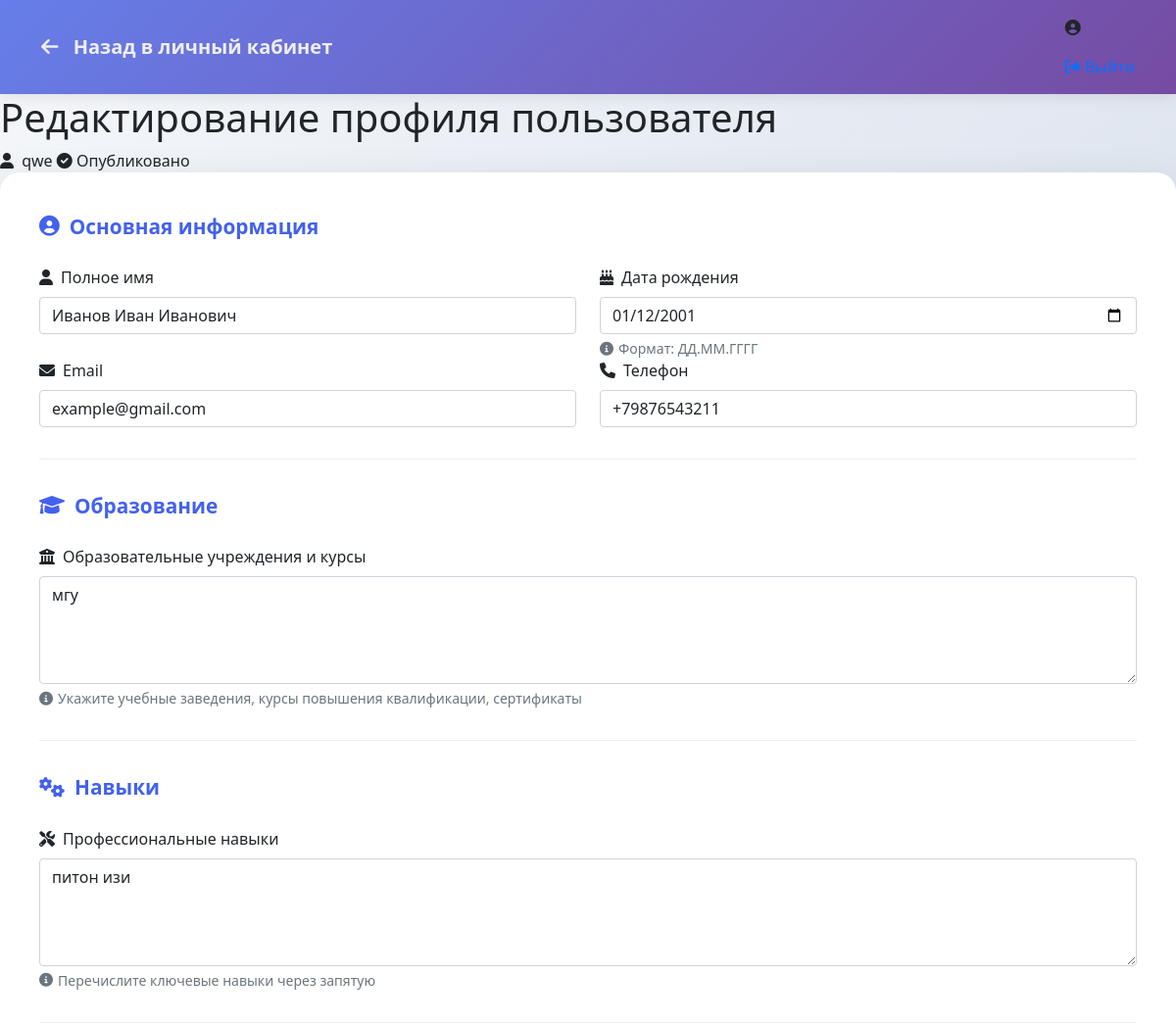
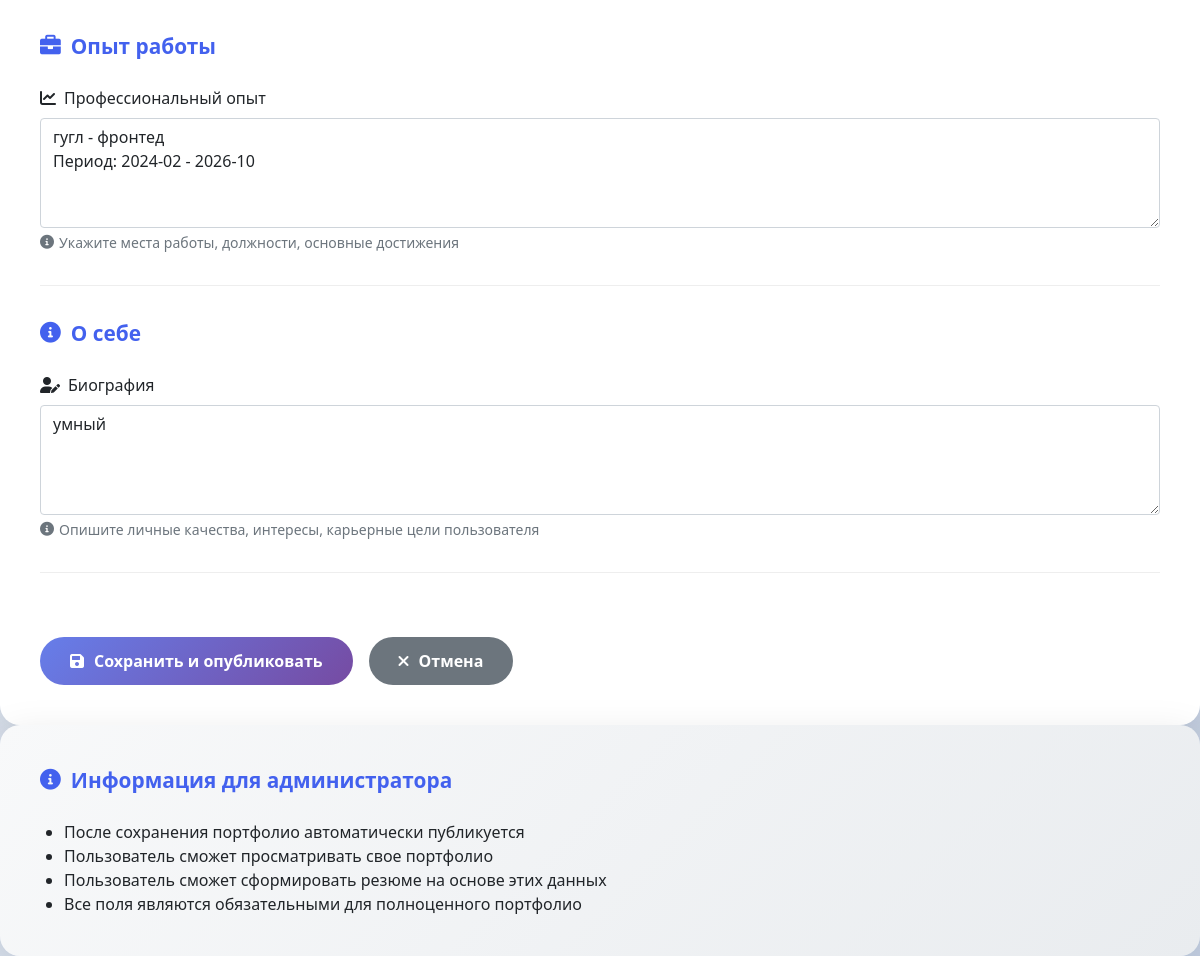
Page /admin/edit_user/10 (signed in) on the committed database (2 pictures, top to bottom).
### tables this page shows
CREATE TABLE users (
    id INTEGER PRIMARY KEY,
    username TEXT NOT NULL,
    password TEXT NOT NULL
    );

CREATE TABLE user_profiles (
        id INTEGER PRIMARY KEY AUTOINCREMENT,
        user_id INTEGER,
        full_name TEXT,
        birth_date TEXT,
        email TEXT,
        phone TEXT,
        bio TEXT,
        skills TEXT,
        job_position TEXT,
        salary_expectations TEXT,
        education TEXT,
        courses TEXT,
        certificates TEXT,
        github TEXT,
        linkedin TEXT,
        vk TEXT,
        telegram TEXT,
        portfolio_link TEXT,
        photo TEXT,
        experience TEXT,
        languages TEXT,
        is_completed BOOLEAN DEFAULT FALSE,
        FOREIGN KEY (user_id) REFERENCES users (id)
    );

### main.py (the view, shortened to what this page needs)
@app.route('/admin/edit_user/<int:user_id>', methods=['GET', 'POST'])
def edit_user(user_id):
    if 'username' not in session or session['username'] != 'admin':
        return redirect('/login')
    connection = get_db_connection()
    try:
        user = connection.execute('SELECT * FROM users WHERE id = ?', (user_id,)).fetchone()
        profile = connection.execute('SELECT * FROM user_profiles WHERE user_id = ?', (user_id,)).fetchone()
    except Exception as e:
        print(f"Ошибка получения данных: {e}")
        user = None
        profile = None
    finally:
        connection.close()
    if not user:
        flash('Пользователь не найден', 'error')
        return redirect('/admin')
    return render_template('edit_user.html', user=user, profile=profile)

### main.py (called while the page is built)
def get_db_connection():
    database_url = os.environ.get('DATABASE_URL')
    if database_url and database_url.startswith('postgresql://'):
        pass
    conn = sqlite3.connect('users.db')
    conn.row_factory = sqlite3.Row
    return conn

### templates/edit_user.html (shortened to what this page needs)
<!DOCTYPE html>
<html lang="ru">
<head>
    <link href="{{ url_for('static', filename='css/style.css') }}" rel="stylesheet">
    <link href="https://cdn.jsdelivr.net/npm/bootstrap@5.1.3/dist/css/bootstrap.min.css" rel="stylesheet">
    <link rel="stylesheet" href="https://cdnjs.cloudflare.com/ajax/libs/font-awesome/6.0.0/css/all.min.css">
</head>
<body class="form-fullpage">
    <nav class="navbar">
        <div class="container">
            <a class="navbar-brand" href="/user">
                <i class="fas fa-arrow-left"></i>
                <span>Назад в личный кабинет</span>
            </a>
            <div class="navbar-nav">
                <span class="navbar-text me-3">
                    <i class="fas fa-user-circle me-1"></i> {{ username }}
                </span>
                <a class="nav-link" href="/logout">
                    <i class="fas fa-sign-out-alt"></i> Выйти
                </a>
            </div>
        </div>
    </nav>
    <div class="main-container">
        <div class="page-header fade-in">
            <h1>Редактирование профиля пользователя</h1>
            <div class="user-info">
                <i class="fas fa-user me-1"></i>
                {{ user.username }}
                {% if profile and profile.is_completed %}
                <span class="user-status status-completed">
                    <i class="fas fa-check-circle"></i> Опубликовано
                </span>
                {% elif profile and profile.full_name %}
                <span class="user-status status-pending">
                    <i class="fas fa-clock"></i> На проверке
                </span>
                {% else %}
                <span class="user-status status-empty">
                    <i class="fas fa-times-circle"></i> Не заполнено
                </span>
                {% endif %}
            </div>
        </div>
        <div class="form-card fade-in">
            <form method="POST" action="/admin/edit_user/{{ user.id }}">
                <div class="form-section">
                    <div class="section-header">
                        <i class="fas fa-user-circle"></i>
                        Основная информация
                    </div>
                    <div class="row">
                        <div class="col-md-6">
                            <div class="form-group">
                                <label class="form-label">
                                    <i class="fas fa-user"></i>
                                    Полное имя
                                </label>
                                <input type="text"
                                       class="form-control"
                                       id="full_name"
                                       name="full_name"
                                       value="{{ profile.full_name if profile else '' }}"
                                       placeholder="Введите полное имя пользователя">
                            </div>
                        </div>
                        <div class="col-md-6">
                            <div class="form-group">
                                <label class="form-label">
                                    <i class="fas fa-birthday-cake"></i>
                                    Дата рождения
                                </label>
                                <input type="date"
                                       class="form-control"
                                       id="birth_date"
                                       name="birth_date"
                                       value="{{ profile.birth_date if profile else '' }}">
                                <div class="form-text">
                                    <i class="fas fa-info-circle"></i>
                                    Формат: ДД.ММ.ГГГГ
                                </div>
                            </div>
                        </div>
                    </div>
                    <div class="row">
                        <div class="col-md-6">
                            <div class="form-group">
                                <label class="form-label">
                                    <i class="fas fa-envelope"></i>
                                    Email
                                </label>
                                <input type="email"
                                       class="form-control"
                                       id="email"
                                       name="email"
                                       value="{{ profile.email if profile else '' }}"
                                       placeholder="example@email.com">
                            </div>
                        </div>
                        <div class="col-md-6">
                            <div class="form-group">
                                <label class="form-label">
                                    <i class="fas fa-phone"></i>
                                    Телефон
                                </label>
                                <input type="tel"
                                       class="form-control"
                                       id="phone"
                                       name="phone"
                                       value="{{ profile.phone if profile else '' }}"
                                       placeholder="+7 (XXX) XXX-XX-XX">
                            </div>
                        </div>
                    </div>
                </div>
                <div class="form-section">
                    <div class="section-header">
                        <i class="fas fa-graduation-cap"></i>
                        Образование
                    </div>
                    <div class="form-group">
                        <label class="form-label">
                            <i class="fas fa-university"></i>
                            Образовательные учреждения и курсы
                        </label>
                        <textarea class="form-control"
                                  id="education"
                                  name="education"
                                  rows="4"
                                  placeholder="Опишите образование, курсы, сертификаты...">{{ profile.education if profile else '' }}</textarea>
                        <div class="form-text">
                            <i class="fas fa-info-circle"></i>
                            Укажите учебные заведения, курсы повышения квалификации, сертификаты
                        </div>
                    </div>
                </div>
                <div class="form-section">
                    <div class="section-header">
                        <i class="fas fa-cogs"></i>
                        Навыки
                    </div>
                    <div class="form-group">
                        <label class="form-label">
                            <i class="fas fa-tools"></i>
                            Профессиональные навыки
                        </label>
                        <textarea class="form-control"
                                  id="skills"
                                  name="skills"
                                  rows="4"
                                  placeholder="Опишите профессиональные навыки, умения, технологии...">{{ profile.skills if profile else '' }}</textarea>
                        <div class="form-text">
                            <i class="fas fa-info-circle"></i>
                            Перечислите ключевые навыки через запятую
                        </div>
                    </div>
                </div>
                <div class="form-section">
                    <div class="section-header">
                        <i class="fas fa-briefcase"></i>
                        Опыт работы
                    </div>
                    <div class="form-group">
                        <label class="form-label">
                            <i class="fas fa-chart-line"></i>
                            Профессиональный опыт
                        </label>
                        <textarea class="form-control"
                                  id="experience"
                                  name="experience"
                                  rows="4"
                                  placeholder="Опишите профессиональный опыт, должности, проекты...">{{ profile.experience if profile else '' }}</textarea>
                        <div class="form-text">
                            <i class="fas fa-info-circle"></i>
                            Укажите места работы, должности, основные достижения
                        </div>
                    </div>
                </div>
                <div class="form-section">
                    <div class="section-header">
                        <i class="fas fa-info-circle"></i>
                        О себе
                    </div>
                    <div class="form-group">
                        <label class="form-label">
                            <i class="fas fa-user-edit"></i>
                            Биография
                        </label>
                        <textarea class="form-control"
                                  id="bio"
                                  name="bio"
                                  rows="4"
                                  placeholder="Расскажите о пользователе, его интересах, целях, личных качествах...">{{ profile.bio if profile else '' }}</textarea>
                        <div class="form-text">
                            <i class="fas fa-info-circle"></i>
                            Опишите личные качества, интересы, карьерные цели пользователя
                        </div>
                    </div>
                </div>
                <div class="btn-group">
                    <button type="submit" class="btn-submit">
                        <i class="fas fa-save"></i>
                        Сохранить и опубликовать
                    </button>
                    <a href="/admin" class="btn-cancel">
                        <i class="fas fa-times"></i>
                        Отмена
                    </a>
                </div>
            </form>
        </div>
        <div class="form-card fade-in" style="background: linear-gradient(135deg, #f8f9fa 0%, #e9ecef 100%);">
            <div class="section-header">
                <i class="fas fa-info-circle"></i>
                Информация для администратора
            </div>
            <div class="form-text" style="font-size: 1rem; color: var(--dark);">
                <ul style="margin: 0; padding-left: 1.5rem;">
                    <li>После сохранения портфолио автоматически публикуется</li>
                    <li>Пользователь сможет просматривать свое портфолио</li>
                    <li>Пользователь сможет сформировать резюме на основе этих данных</li>
                    <li>Все поля являются обязательными для полноценного портфолио</li>
                </ul>
            </div>
        </div>
    </div>
</body>
</html>

### static/css/style.css (style rules this page uses)
:root { --primary: #4361ee; --secondary: #3a0ca3; --success: #4cc9f0; --warning: #f72585; --danger: #ff0054; --light: #f8f9fa; --dark: #212529; --gradient-primary: linear-gradient(135deg, #667eea 0%, #764ba2 100%); --gradient-success: linear-gradient(135deg, #28a745 0%, #20c997 100%); --gradient-warning: linear-gradient(135deg, #ffc107 0%, #fd7e14 100%); }
* { margin: 0; padding: 0; box-sizing: border-box; }
body { font-family: 'Segoe UI', Tahoma, Geneva, Verdana, sans-serif; line-height: 1.6; color: var(--dark); }
.navbar { background: var(--gradient-primary); box-shadow: 0 2px 15px rgba(0, 0, 0, 0.1); }
.navbar-brand { font-weight: 600; font-size: 1.2rem; color: #eee }
.navbar-brand i { margin-right: 10px; }
.form-fullpage { background: linear-gradient(135deg, #f5f7fa 0%, #c3cfe2 100%); min-height: 100vh; }
.form-card { background: white; border-radius: 20px; padding: 2.5rem; box-shadow: 0 10px 40px rgba(0, 0, 0, 0.1); animation: slideUp 0.6s ease-out; }
.form-section { margin-bottom: 2rem; padding-bottom: 2rem; border-bottom: 1px solid #eee; }
.section-header { font-size: 1.3rem; font-weight: 600; margin-bottom: 1.5rem; color: var(--primary); display: flex; align-items: center; gap: 10px; }
.form-label { font-weight: 500; margin-bottom: 0.5rem; display: flex; align-items: center; gap: 8px; }
.form-control { border: 2px solid #e9ecef; border-radius: 10px; padding: 12px 15px; transition: all 0.3s ease; }
.form-text { font-size: 0.875rem; color: #6c757d; margin-top: 0.5rem; display: flex; align-items: center; gap: 5px; }
.btn-group { display: flex; gap: 1rem; margin-top: 2rem; justify-content: center; flex-wrap: wrap; }
.btn-submit { background: var(--gradient-primary); color: white; border: none; padding: 12px 30px; border-radius: 50px; font-weight: 600; cursor: pointer; transition: all 0.3s ease; display: flex; align-items: center; gap: 10px; }
.btn-cancel { background: #6c757d; color: white; border: none; padding: 12px 30px; border-radius: 50px; font-weight: 600; text-decoration: none; transition: all 0.3s ease; display: flex; align-items: center; gap: 10px; }
.fade-in { opacity: 0; transform: translateY(20px); animation: slideUp 0.6s ease-out forwards; }

### rows in the picture
users: username "qwe"
user_profiles: full_name "Иванов Иван Иванович", birth_date "01/12/2001", email "example@gmail.com", phone "+79876543211", education "мгу", skills "питон изи", experience "гугл - фронтед Период: 2024-02 - 2026-10", bio "умный"
